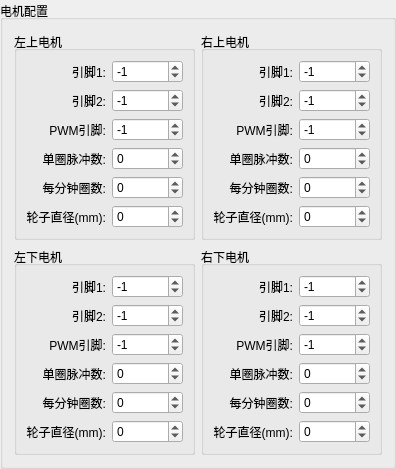
          <widget class="QGroupBox" name="groupBox_9">
           <property name="title">
            <string>电机配置</string>
           </property>
           <property name="alignment">
            <set>Qt::AlignLeading|Qt::AlignLeft|Qt::AlignVCenter</set>
           </property>
           <layout class="QVBoxLayout" name="verticalLayout_19">
            <item>
             <layout class="QHBoxLayout" name="horizontalLayout_36">
              <item>
               <widget class="QGroupBox" name="groupBox_10">
                <property name="title">
                 <string>左上电机</string>
                </property>
                <property name="alignment">
                 <set>Qt::AlignLeading|Qt::AlignLeft|Qt::AlignVCenter</set>
                </property>
                <layout class="QHBoxLayout" name="horizontalLayout_31">
                 <item>
                  <layout class="QVBoxLayout" name="verticalLayout_28">
                   <item>
                    <widget class="QLabel" name="label_35">
                     <property name="text">
                      <string>引脚1:</string>
                     </property>
                     <property name="alignment">
                      <set>Qt::AlignRight|Qt::AlignTrailing|Qt::AlignVCenter</set>
                     </property>
                    </widget>
                   </item>
                   <item>
                    <widget class="QLabel" name="label_45">
                     <property name="text">
                      <string>引脚2:</string>
                     </property>
                     <property name="alignment">
                      <set>Qt::AlignRight|Qt::AlignTrailing|Qt::AlignVCenter</set>
                     </property>
                    </widget>
                   </item>
                   <item>
                    <widget class="QLabel" name="label_46">
                     <property name="text">
                      <string>PWM引脚:</string>
                     </property>
                     <property name="alignment">
                      <set>Qt::AlignRight|Qt::AlignTrailing|Qt::AlignVCenter</set>
                     </property>
                    </widget>
                   </item>
                   <item>
                    <widget class="QLabel" name="label_42">
                     <property name="sizePolicy">
                      <sizepolicy hsizetype="Preferred" vsizetype="Preferred">
                       <horstretch>0</horstretch>
                       <verstretch>0</verstretch>
                      </sizepolicy>
                     </property>
                     <property name="text">
                      <string>单圈脉冲数:</string>
                     </property>
                     <property name="alignment">
                      <set>Qt::AlignRight|Qt::AlignTrailing|Qt::AlignVCenter</set>
                     </property>
                    </widget>
                   </item>
                   <item>
                    <widget class="QLabel" name="label_43">
                     <property name="sizePolicy">
                      <sizepolicy hsizetype="Preferred" vsizetype="Preferred">
                       <horstretch>0</horstretch>
                       <verstretch>0</verstretch>
                      </sizepolicy>
                     </property>
                     <property name="text">
                      <string>每分钟圈数:</string>
                     </property>
                     <property name="alignment">
                      <set>Qt::AlignRight|Qt::AlignTrailing|Qt::AlignVCenter</set>
                     </property>
                    </widget>
                   </item>
                   <item>
                    <widget class="QLabel" name="label_40">
                     <property name="sizePolicy">
                      <sizepolicy hsizetype="Preferred" vsizetype="Preferred">
                       <horstretch>0</horstretch>
                       <verstretch>0</verstretch>
                      </sizepolicy>
                     </property>
                     <property name="text">
                      <string>轮子直径(mm):</string>
                     </property>
                     <property name="alignment">
                      <set>Qt::AlignRight|Qt::AlignTrailing|Qt::AlignVCenter</set>
                     </property>
                    </widget>
                   </item>
                  </layout>
                 </item>
                 <item>
                  <layout class="QVBoxLayout" name="verticalLayout_29">
                   <item>
                    <widget class="QSpinBox" name="spinBox_left_front_motor_pin0">
                     <property name="minimum">
                      <number>-1000000000</number>
                     </property>
                     <property name="maximum">
                      <number>1000000000</number>
                     </property>
                     <property name="value">
                      <number>-1</number>
                     </property>
                    </widget>
                   </item>
                   <item>
                    <widget class="QSpinBox" name="spinBox_left_front_motor_pin1">
                     <property name="minimum">
                      <number>-1000000000</number>
                     </property>
                     <property name="maximum">
                      <number>1000000000</number>
                     </property>
                     <property name="value">
                      <number>-1</number>
                     </property>
                    </widget>
                   </item>
                   <item>
                    <widget class="QSpinBox" name="spinBox_left_front_motor_pinPwm">
                     <property name="minimum">
                      <number>-1000000000</number>
                     </property>
                     <property name="maximum">
                      <number>1000000000</number>
                     </property>
                     <property name="value">
                      <number>-1</number>
                     </property>
                    </widget>
                   </item>
                   <item>
                    <widget class="QSpinBox" name="spinBox_left_front_motor_pluses_per_revolution">
                     <property name="sizePolicy">
                      <sizepolicy hsizetype="Minimum" vsizetype="Fixed">
                       <horstretch>0</horstretch>
                       <verstretch>0</verstretch>
                      </sizepolicy>
                     </property>
                     <property name="minimum">
                      <number>-1000000000</number>
                     </property>
                     <property name="maximum">
                      <number>1000000000</number>
                     </property>
                    </widget>
                   </item>
                   <item>
                    <widget class="QSpinBox" name="spinBox_left_front_motor_revolutions_per_minute">
                     <property name="sizePolicy">
                      <sizepolicy hsizetype="Minimum" vsizetype="Fixed">
                       <horstretch>0</horstretch>
                       <verstretch>0</verstretch>
                      </sizepolicy>
                     </property>
                     <property name="minimum">
                      <number>-1000000000</number>
                     </property>
                     <property name="maximum">
                      <number>1000000000</number>
                     </property>
                    </widget>
                   </item>
                   <item>
                    <widget class="QSpinBox" name="spinBox_left_front_motor_wheel_diameter">
                     <property name="minimum">
                      <number>-1000000000</number>
                     </property>
                     <property name="maximum">
                      <number>1000000000</number>
                     </property>
                    </widget>
                   </item>
                  </layout>
                 </item>
                </layout>
               </widget>
              </item>
              <item>
               <widget class="QGroupBox" name="groupBox_11">
                <property name="title">
                 <string>右上电机</string>
                </property>
                <property name="alignment">
                 <set>Qt::AlignLeading|Qt::AlignLeft|Qt::AlignVCenter</set>
                </property>
                <layout class="QHBoxLayout" name="horizontalLayout_32">
                 <item>
                  <layout class="QVBoxLayout" name="verticalLayout_30">
                   <item>
                    <widget class="QLabel" name="label_47">
                     <property name="text">
                      <string>引脚1:</string>
                     </property>
                     <property name="alignment">
                      <set>Qt::AlignRight|Qt::AlignTrailing|Qt::AlignVCenter</set>
                     </property>
                    </widget>
                   </item>
                   <item>
                    <widget class="QLabel" name="label_48">
                     <property name="text">
                      <string>引脚2:</string>
                     </property>
                     <property name="alignment">
                      <set>Qt::AlignRight|Qt::AlignTrailing|Qt::AlignVCenter</set>
                     </property>
                    </widget>
                   </item>
                   <item>
                    <widget class="QLabel" name="label_49">
                     <property name="text">
                      <string>PWM引脚:</string>
                     </property>
                     <property name="alignment">
                      <set>Qt::AlignRight|Qt::AlignTrailing|Qt::AlignVCenter</set>
                     </property>
                    </widget>
                   </item>
                   <item>
                    <widget class="QLabel" name="label_88">
                     <property name="sizePolicy">
                      <sizepolicy hsizetype="Preferred" vsizetype="Preferred">
                       <horstretch>0</horstretch>
                       <verstretch>0</verstretch>
                      </sizepolicy>
                     </property>
                     <property name="text">
                      <string>单圈脉冲数:</string>
                     </property>
                     <property name="alignment">
                      <set>Qt::AlignRight|Qt::AlignTrailing|Qt::AlignVCenter</set>
                     </property>
                    </widget>
                   </item>
                   <item>
                    <widget class="QLabel" name="label_89">
                     <property name="sizePolicy">
                      <sizepolicy hsizetype="Preferred" vsizetype="Preferred">
                       <horstretch>0</horstretch>
                       <verstretch>0</verstretch>
                      </sizepolicy>
                     </property>
                     <property name="text">
                      <string>每分钟圈数:</string>
                     </property>
                     <property name="alignment">
                      <set>Qt::AlignRight|Qt::AlignTrailing|Qt::AlignVCenter</set>
                     </property>
                    </widget>
                   </item>
                   <item>
                    <widget class="QLabel" name="label_87">
                     <property name="sizePolicy">
                      <sizepolicy hsizetype="Preferred" vsizetype="Preferred">
                       <horstretch>0</horstretch>
                       <verstretch>0</verstretch>
                      </sizepolicy>
                     </property>
                     <property name="text">
                      <string>轮子直径(mm):</string>
                     </property>
                     <property name="alignment">
                      <set>Qt::AlignRight|Qt::AlignTrailing|Qt::AlignVCenter</set>
                     </property>
                    </widget>
                   </item>
                  </layout>
                 </item>
                 <item>
                  <layout class="QVBoxLayout" name="verticalLayout_31">
                   <item>
                    <widget class="QSpinBox" name="spinBox_right_front_motor_pin0">
                     <property name="minimum">
                      <number>-1000000000</number>
                     </property>
                     <property name="maximum">
                      <number>1000000000</number>
                     </property>
                     <property name="value">
                      <number>-1</number>
                     </property>
                    </widget>
                   </item>
                   <item>
                    <widget class="QSpinBox" name="spinBox_right_front_motor_pin1">
                     <property name="minimum">
                      <number>-1000000000</number>
                     </property>
                     <property name="maximum">
                      <number>1000000000</number>
                     </property>
                     <property name="value">
                      <number>-1</number>
                     </property>
                    </widget>
                   </item>
                   <item>
                    <widget class="QSpinBox" name="spinBox_right_front_motor_pinPwm">
                     <property name="minimum">
                      <number>-1000000000</number>
                     </property>
                     <property name="maximum">
                      <number>1000000000</number>
                     </property>
                     <property name="value">
                      <number>-1</number>
                     </property>
                    </widget>
                   </item>
                   <item>
                    <widget class="QSpinBox" name="spinBox_right_front_motor_pluses_per_revolution">
                     <property name="sizePolicy">
                      <sizepolicy hsizetype="Preferred" vsizetype="Preferred">
                       <horstretch>0</horstretch>
                       <verstretch>0</verstretch>
                      </sizepolicy>
                     </property>
                     <property name="minimum">
                      <number>-1000000000</number>
                     </property>
                     <property name="maximum">
                      <number>1000000000</number>
                     </property>
                    </widget>
                   </item>
                   <item>
                    <widget class="QSpinBox" name="spinBox_right_front_motor_revolutions_per_minute">
                     <property name="sizePolicy">
                      <sizepolicy hsizetype="Preferred" vsizetype="Preferred">
                       <horstretch>0</horstretch>
                       <verstretch>0</verstretch>
                      </sizepolicy>
                     </property>
                     <property name="minimum">
                      <number>-1000000000</number>
                     </property>
                     <property name="maximum">
                      <number>1000000000</number>
                     </property>
                    </widget>
                   </item>
                   <item>
                    <widget class="QSpinBox" name="spinBox_right_front_motor_wheel_diameter">
                     <property name="minimum">
                      <number>-1000000000</number>
                     </property>
                     <property name="maximum">
                      <number>1000000000</number>
                     </property>
                    </widget>
                   </item>
                  </layout>
                 </item>
                </layout>
               </widget>
              </item>
             </layout>
            </item>
            <item>
             <layout class="QHBoxLayout" name="horizontalLayout_43">
              <item>
               <widget class="QGroupBox" name="groupBox_14">
                <property name="title">
                 <string>左下电机</string>
                </property>
                <property name="alignment">
                 <set>Qt::AlignLeading|Qt::AlignLeft|Qt::AlignVCenter</set>
                </property>
                <layout class="QHBoxLayout" name="horizontalLayout_35">
                 <item>
                  <layout class="QVBoxLayout" name="verticalLayout_39">
                   <item>
                    <widget class="QLabel" name="label_55">
                     <property name="text">
                      <string>引脚1:</string>
                     </property>
                     <property name="alignment">
                      <set>Qt::AlignRight|Qt::AlignTrailing|Qt::AlignVCenter</set>
                     </property>
                    </widget>
                   </item>
                   <item>
                    <widget class="QLabel" name="label_59">
                     <property name="text">
                      <string>引脚2:</string>
                     </property>
                     <property name="alignment">
                      <set>Qt::AlignRight|Qt::AlignTrailing|Qt::AlignVCenter</set>
                     </property>
                    </widget>
                   </item>
                   <item>
                    <widget class="QLabel" name="label_60">
                     <property name="text">
                      <string>PWM引脚:</string>
                     </property>
                     <property name="alignment">
                      <set>Qt::AlignRight|Qt::AlignTrailing|Qt::AlignVCenter</set>
                     </property>
                    </widget>
                   </item>
                   <item>
                    <widget class="QLabel" name="label_91">
                     <property name="sizePolicy">
                      <sizepolicy hsizetype="Preferred" vsizetype="Preferred">
                       <horstretch>0</horstretch>
                       <verstretch>0</verstretch>
                      </sizepolicy>
                     </property>
                     <property name="text">
                      <string>单圈脉冲数:</string>
                     </property>
                     <property name="alignment">
                      <set>Qt::AlignRight|Qt::AlignTrailing|Qt::AlignVCenter</set>
                     </property>
                    </widget>
                   </item>
                   <item>
                    <widget class="QLabel" name="label_92">
                     <property name="sizePolicy">
                      <sizepolicy hsizetype="Preferred" vsizetype="Preferred">
                       <horstretch>0</horstretch>
                       <verstretch>0</verstretch>
                      </sizepolicy>
                     </property>
                     <property name="text">
                      <string>每分钟圈数:</string>
                     </property>
                     <property name="alignment">
                      <set>Qt::AlignRight|Qt::AlignTrailing|Qt::AlignVCenter</set>
                     </property>
                    </widget>
                   </item>
                   <item>
                    <widget class="QLabel" name="label_90">
                     <property name="sizePolicy">
                      <sizepolicy hsizetype="Preferred" vsizetype="Preferred">
                       <horstretch>0</horstretch>
                       <verstretch>0</verstretch>
                      </sizepolicy>
                     </property>
                     <property name="text">
                      <string>轮子直径(mm):</string>
                     </property>
                     <property name="alignment">
                      <set>Qt::AlignRight|Qt::AlignTrailing|Qt::AlignVCenter</set>
                     </property>
                    </widget>
                   </item>
                  </layout>
                 </item>
                 <item>
                  <layout class="QVBoxLayout" name="verticalLayout_52">
                   <item>
                    <widget class="QSpinBox" name="spinBox_left_back_motor_pin0">
                     <property name="minimum">
                      <number>-1000000000</number>
                     </property>
                     <property name="maximum">
                      <number>1000000000</number>
                     </property>
                     <property name="value">
                      <number>-1</number>
                     </property>
                    </widget>
                   </item>
                   <item>
                    <widget class="QSpinBox" name="spinBox_left_back_motor_pin1">
                     <property name="minimum">
                      <number>-1000000000</number>
                     </property>
                     <property name="maximum">
                      <number>1000000000</number>
                     </property>
                     <property name="value">
                      <number>-1</number>
                     </property>
                    </widget>
                   </item>
                   <item>
                    <widget class="QSpinBox" name="spinBox_left_back_motor_pinPwm">
                     <property name="minimum">
                      <number>-1000000000</number>
                     </property>
                     <property name="maximum">
                      <number>1000000000</number>
                     </property>
                     <property name="value">
                      <number>-1</number>
                     </property>
                    </widget>
                   </item>
                   <item>
                    <widget class="QSpinBox" name="spinBox_left_back_motor_pluses_per_revolution">
                     <property name="sizePolicy">
                      <sizepolicy hsizetype="Preferred" vsizetype="Preferred">
                       <horstretch>0</horstretch>
                       <verstretch>0</verstretch>
                      </sizepolicy>
                     </property>
                     <property name="minimum">
                      <number>-1000000000</number>
                     </property>
                     <property name="maximum">
                      <number>1000000000</number>
                     </property>
                    </widget>
                   </item>
                   <item>
                    <widget class="QSpinBox" name="spinBox_left_back_motor_revolutions_per_minute">
                     <property name="sizePolicy">
                      <sizepolicy hsizetype="Preferred" vsizetype="Preferred">
                       <horstretch>0</horstretch>
                       <verstretch>0</verstretch>
                      </sizepolicy>
                     </property>
                     <property name="minimum">
                      <number>-1000000000</number>
                     </property>
                     <property name="maximum">
                      <number>1000000000</number>
                     </property>
                    </widget>
                   </item>
                   <item>
                    <widget class="QSpinBox" name="spinBox_left_back_motor_wheel_diameter">
                     <property name="minimum">
                      <number>-1000000000</number>
                     </property>
                     <property name="maximum">
                      <number>1000000000</number>
                     </property>
                    </widget>
                   </item>
                  </layout>
                 </item>
                </layout>
               </widget>
              </item>
              <item>
               <widget class="QGroupBox" name="groupBox_16">
                <property name="title">
                 <string>右下电机</string>
                </property>
                <property name="alignment">
                 <set>Qt::AlignLeading|Qt::AlignLeft|Qt::AlignVCenter</set>
                </property>
                <layout class="QHBoxLayout" name="horizontalLayout_45">
                 <item>
                  <layout class="QVBoxLayout" name="verticalLayout_53">
                   <item>
                    <widget class="QLabel" name="label_61">
                     <property name="text">
                      <string>引脚1:</string>
                     </property>
                     <property name="alignment">
                      <set>Qt::AlignRight|Qt::AlignTrailing|Qt::AlignVCenter</set>
                     </property>
                    </widget>
                   </item>
                   <item>
                    <widget class="QLabel" name="label_62">
                     <property name="text">
                      <string>引脚2:</string>
                     </property>
                     <property name="alignment">
                      <set>Qt::AlignRight|Qt::AlignTrailing|Qt::AlignVCenter</set>
                     </property>
                    </widget>
                   </item>
                   <item>
                    <widget class="QLabel" name="label_68">
                     <property name="text">
                      <string>PWM引脚:</string>
                     </property>
                     <property name="alignment">
                      <set>Qt::AlignRight|Qt::AlignTrailing|Qt::AlignVCenter</set>
                     </property>
                    </widget>
                   </item>
                   <item>
                    <widget class="QLabel" name="label_94">
                     <property name="sizePolicy">
                      <sizepolicy hsizetype="Preferred" vsizetype="Preferred">
                       <horstretch>0</horstretch>
                       <verstretch>0</verstretch>
                      </sizepolicy>
                     </property>
                     <property name="text">
                      <string>单圈脉冲数:</string>
                     </property>
                     <property name="alignment">
                      <set>Qt::AlignRight|Qt::AlignTrailing|Qt::AlignVCenter</set>
                     </property>
                    </widget>
                   </item>
                   <item>
                    <widget class="QLabel" name="label_95">
                     <property name="sizePolicy">
                      <sizepolicy hsizetype="Preferred" vsizetype="Preferred">
                       <horstretch>0</horstretch>
                       <verstretch>0</verstretch>
                      </sizepolicy>
                     </property>
                     <property name="text">
                      <string>每分钟圈数:</string>
                     </property>
                     <property name="alignment">
                      <set>Qt::AlignRight|Qt::AlignTrailing|Qt::AlignVCenter</set>
                     </property>
                    </widget>
                   </item>
                   <item>
                    <widget class="QLabel" name="label_93">
                     <property name="sizePolicy">
                      <sizepolicy hsizetype="Preferred" vsizetype="Preferred">
                       <horstretch>0</horstretch>
                       <verstretch>0</verstretch>
                      </sizepolicy>
                     </property>
                     <property name="text">
                      <string>轮子直径(mm):</string>
                     </property>
                     <property name="alignment">
                      <set>Qt::AlignRight|Qt::AlignTrailing|Qt::AlignVCenter</set>
                     </property>
                    </widget>
                   </item>
                  </layout>
                 </item>
                 <item>
                  <layout class="QVBoxLayout" name="verticalLayout_54">
                   <item>
                    <widget class="QSpinBox" name="spinBox_right_back_motor_pin0">
                     <property name="minimum">
                      <number>-1000000000</number>
                     </property>
                     <property name="maximum">
                      <number>1000000000</number>
                     </property>
                     <property name="value">
                      <number>-1</number>
                     </property>
                    </widget>
                   </item>
                   <item>
                    <widget class="QSpinBox" name="spinBox_right_back_motor_pin1">
                     <property name="minimum">
                      <number>-1000000000</number>
                     </property>
                     <property name="maximum">
                      <number>1000000000</number>
                     </property>
                     <property name="value">
                      <number>-1</number>
                     </property>
                    </widget>
                   </item>
                   <item>
                    <widget class="QSpinBox" name="spinBox_right_back_motor_pinPwm">
                     <property name="minimum">
                      <number>-1000000000</number>
                     </property>
                     <property name="maximum">
                      <number>1000000000</number>
                     </property>
                     <property name="value">
                      <number>-1</number>
                     </property>
                    </widget>
                   </item>
                   <item>
                    <widget class="QSpinBox" name="spinBox_right_back_motor_pluses_per_revolution">
                     <property name="sizePolicy">
                      <sizepolicy hsizetype="Preferred" vsizetype="Preferred">
                       <horstretch>0</horstretch>
                       <verstretch>0</verstretch>
                      </sizepolicy>
                     </property>
                     <property name="minimum">
                      <number>-1000000000</number>
                     </property>
                     <property name="maximum">
                      <number>1000000000</number>
                     </property>
                    </widget>
                   </item>
                   <item>
                    <widget class="QSpinBox" name="spinBox_right_back_motor_revolutions_per_minute">
                     <property name="sizePolicy">
                      <sizepolicy hsizetype="Preferred" vsizetype="Preferred">
                       <horstretch>0</horstretch>
                       <verstretch>0</verstretch>
                      </sizepolicy>
                     </property>
                     <property name="minimum">
                      <number>-1000000000</number>
                     </property>
                     <property name="maximum">
                      <number>1000000000</number>
                     </property>
                    </widget>
                   </item>
                   <item>
                    <widget class="QSpinBox" name="spinBox_right_back_motor_wheel_diameter">
                     <property name="minimum">
                      <number>-1000000000</number>
                     </property>
                     <property name="maximum">
                      <number>1000000000</number>
                     </property>
                    </widget>
                   </item>
                  </layout>
                 </item>
                </layout>
               </widget>
              </item>
             </layout>
            </item>
           </layout>
          </widget>
